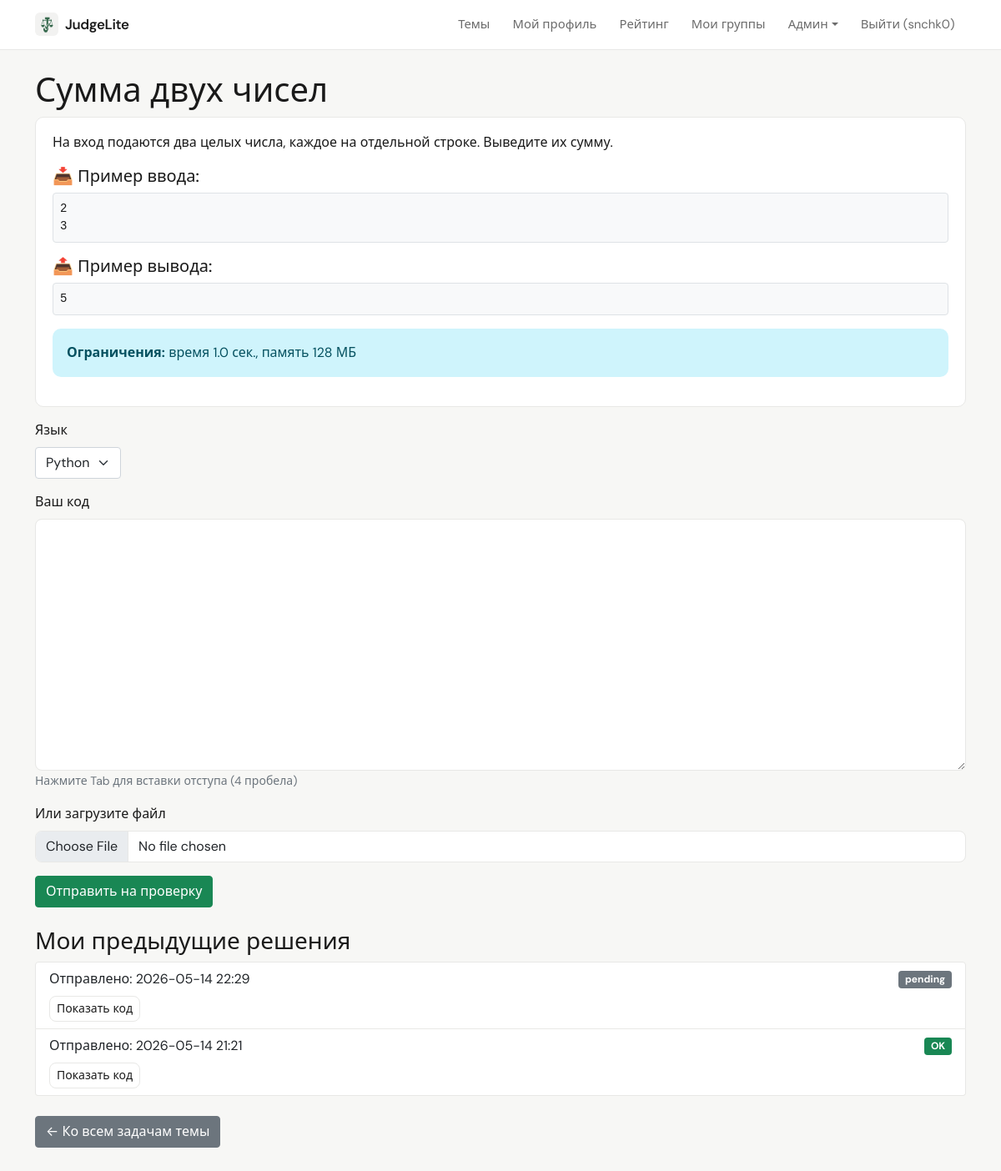
The app's page /task/1 (signed in) with its own data.
### data/users.py (models this page shows, shortened)
class User(SqlAlchemyBase, UserMixin, SerializerMixin):
    __tablename__ = 'users'
    id = sqlalchemy.Column(sqlalchemy.Integer, primary_key=True, autoincrement=True)
    name = sqlalchemy.Column(sqlalchemy.String, nullable=True)
    about = sqlalchemy.Column(sqlalchemy.String, nullable=True)
    email = sqlalchemy.Column(sqlalchemy.String, index=True, unique=True, nullable=True)
    hashed_password = sqlalchemy.Column(sqlalchemy.String, nullable=True)
    created_date = sqlalchemy.Column(sqlalchemy.DateTime, default=datetime.datetime.now)
    is_admin = sqlalchemy.Column(sqlalchemy.Boolean, default=False)
    is_super_admin = sqlalchemy.Column(sqlalchemy.Boolean, default=False)
    avatar_filename = sqlalchemy.Column(sqlalchemy.String, nullable=True)  # новое поле
    submissions = orm.relationship("Submission", back_populates="user")

### data/tasks.py (models this page shows)
class Task(SqlAlchemyBase):
    __tablename__ = 'tasks'
    id = sqlalchemy.Column(sqlalchemy.Integer, primary_key=True, autoincrement=True)
    title = sqlalchemy.Column(sqlalchemy.String, nullable=False)
    description = sqlalchemy.Column(sqlalchemy.Text, nullable=False)
    input_example = sqlalchemy.Column(sqlalchemy.Text, nullable=True)
    output_example = sqlalchemy.Column(sqlalchemy.Text, nullable=True)
    tests_json = sqlalchemy.Column(sqlalchemy.Text, nullable=False)
    time_limit = sqlalchemy.Column(sqlalchemy.Float, default=2.0)
    memory_limit = sqlalchemy.Column(sqlalchemy.Integer, default=128)
    topic_id = sqlalchemy.Column(sqlalchemy.Integer, sqlalchemy.ForeignKey("topics.id"))
    topic = orm.relationship("Topic", back_populates="tasks")
    submissions = orm.relationship("Submission", back_populates="task")

### data/submissions.py (models this page shows)
class Submission(SqlAlchemyBase):
    __tablename__ = 'submissions'
    id = sqlalchemy.Column(sqlalchemy.Integer, primary_key=True, autoincrement=True)
    code = sqlalchemy.Column(sqlalchemy.Text, nullable=False)
    language = sqlalchemy.Column(sqlalchemy.String, default='python')
    status = sqlalchemy.Column(sqlalchemy.String, default='pending')
    details = sqlalchemy.Column(sqlalchemy.Text, nullable=True)
    created_at = sqlalchemy.Column(sqlalchemy.DateTime, default=datetime.datetime.now)
    execution_time = sqlalchemy.Column(sqlalchemy.Float, nullable=True)
    used_memory = sqlalchemy.Column(sqlalchemy.Integer, nullable=True)
    user_id = sqlalchemy.Column(sqlalchemy.Integer, sqlalchemy.ForeignKey("users.id"))
    task_id = sqlalchemy.Column(sqlalchemy.Integer, sqlalchemy.ForeignKey("tasks.id"))
    user = orm.relationship("User", back_populates="submissions")
    task = orm.relationship("Task", back_populates="submissions")

### app.py (the view, shortened to what this page needs)
@app.route('/task/<int:task_id>', methods=['GET', 'POST'])
@login_required
def task_detail(task_id):
    form = SubmissionForm()
    task = None
    with db_session.session_scope() as session:
        task = session.query(Task).get(task_id)
        if not task:
            flash('Задача не найдена', 'danger')
            return redirect(url_for('topics_list'))
        previous_submissions = session.query(Submission).filter(
            Submission.task_id == task_id,
            Submission.user_id == current_user.id
        ).order_by(Submission.created_at.desc()).all()
    temp_code = flask_session.pop('temp_code', None)
    if temp_code:
        form.code.data = temp_code
    return render_template('task_detail.html', task=task, form=form, previous_submissions=previous_submissions)

### forms/task.py
class SubmissionForm(FlaskForm):
    code = TextAreaField('Ваш код', validators=[DataRequired()])
    file = FileField('Или загрузите файл')
    language = SelectField('Язык', choices=[('python', 'Python'), ('cpp', 'C++')], default='python')
    submit = SubmitField('Отправить на проверку')

### app.py (called while the page is built)
@login_manager.user_loader
def load_user(user_id):
    session = db_session.create_session()
    user = session.get(User, int(user_id))
    if user:
        _ = user.is_admin
        _ = user.is_super_admin
    session.close()
    return user

@app.context_processor
def inject_user():
    return dict(current_user=current_user)

### data/db_session.py (called while the page is built)
def create_session() -> Session:
    global __factory
    return __factory()

@contextmanager
def session_scope():
    session = create_session()
    try:
        yield session
        session.commit()
    except Exception:
        session.rollback()
        raise
    finally:
        session.close()

### templates/task_detail.html (shortened to what this page needs)
{% extends "base.html" %}
{% block content %}
<h1>{{ task.title }}</h1>
<div class="card app-card mb-3">
    <div class="card-body">
        <p>{{ task.description|safe }}</p>
        {% if task.input_example %}
            <h5>📥 Пример ввода:</h5>
            <pre class="bg-light p-2 border rounded">{{ task.input_example }}</pre>
        {% endif %}
        {% if task.output_example %}
            <h5>📤 Пример вывода:</h5>
            <pre class="bg-light p-2 border rounded">{{ task.output_example }}</pre>
        {% endif %}
        <div class="alert alert-info">
            <strong>Ограничения:</strong> время {{ task.time_limit }} сек., память {{ task.memory_limit }} МБ
        </div>
    </div>
</div>
<form method="POST" enctype="multipart/form-data">
    <div class="mb-3">
        {{ form.language.label(class="form-label") }}
        {{ form.language(class="form-select", style="width: auto;") }}
    </div>
    <div class="mb-3">
        {{ form.code.label(class="form-label") }}
        {{ form.code(class="form-control font-monospace", rows=12, id="code-editor") }}
        <small class="text-muted">Нажмите Tab для вставки отступа (4 пробела)</small>
    </div>
    <div class="mb-3">
        {{ form.file.label(class="form-label") }}
        {{ form.file(class="form-control") }}
    </div>
    {{ form.submit(class="btn btn-success") }}
</form>
{% if previous_submissions %}
<h3 class="mt-4">Мои предыдущие решения</h3>
<div class="list-group mb-3">
    {% for sub in previous_submissions %}
    <div class="list-group-item">
        <div class="d-flex justify-content-between align-items-center">
            <span>Отправлено: {{ sub.created_at.strftime('%Y-%m-%d %H:%M') }}</span>
            <span class="badge bg-{{ 'success' if sub.status=='OK' else 'danger' if sub.status in ['WA','RE','CE','TL'] else 'secondary' }}">
                {{ sub.status }}
            </span>
        </div>
        <button class="btn btn-sm btn-outline-secondary mt-2" type="button" data-bs-toggle="collapse" data-bs-target="#code-{{ sub.id }}">Показать код</button>
    </div>
    {% endfor %}
</div>
{% endif %}
<a href="{{ url_for('tasks_by_topic', topic_id=task.topic_id) }}" class="btn btn-secondary mt-2">← Ко всем задачам темы</a>
{% endblock %}

### templates/base.html (shortened to what this page needs)
<!doctype html>
<html lang="ru">
<head>
    <link href="https://cdn.jsdelivr.net/npm/bootstrap@5.0.2/dist/css/bootstrap.min.css" rel="stylesheet">
    <link href="{{ url_for('static', filename='app.css') }}" rel="stylesheet">
</head>
<body class="app-body {% block body_class %}{% endblock %}">
    <nav class="navbar navbar-expand-lg app-navbar">
        <div class="container">
            <a class="navbar-brand d-flex align-items-center gap-2" href="{{ url_for('index') }}">
                <img src="{{ url_for('static', filename='judgelite-mark.png') }}" alt="" class="app-brand-mark" width="28" height="28">
                <span>JudgeLite</span>
            </a>
            <div class="collapse navbar-collapse" id="navbarNav">
                <ul class="navbar-nav ms-auto">
                    <li class="nav-item"><a class="nav-link" href="{{ url_for('topics_list') }}">Темы</a></li>
                    {% if current_user.is_authenticated %}
                        <li class="nav-item"><a class="nav-link" href="{{ url_for('profile') }}">Мой профиль</a></li>
                        <li class="nav-item"><a class="nav-link" href="{{ url_for('rating') }}">Рейтинг</a></li>
                        <li class="nav-item"><a class="nav-link" href="{{ url_for('my_groups') }}">Мои группы</a></li>
                        {% if current_user.is_admin %}
                            <li class="nav-item dropdown">
                                <a class="nav-link dropdown-toggle" href="#" id="adminDropdown" role="button" data-bs-toggle="dropdown">Админ</a>
                            </li>
                        {% endif %}
                        <li class="nav-item"><a class="nav-link" href="{{ url_for('logout') }}">Выйти ({{ current_user.name }})</a></li>
                    {% else %}
                        <li class="nav-item"><a class="nav-link" href="{{ url_for('login') }}">Войти</a></li>
                        <li class="nav-item"><a class="nav-link" href="{{ url_for('register') }}">Регистрация</a></li>
                    {% endif %}
                </ul>
            </div>
        </div>
    </nav>
    <div class="container mt-4" style="padding-bottom: 80px;">
        {% block content %}{% endblock %}
    </div>
</body>
</html>

### static/app.css (style rules this page uses)
:root { --app-bg: #f7f7f5; --app-surface: #ffffff; --app-text: #1a1a1a; --app-muted: #6b6b6b; --app-border: #e8e8e6; --app-accent: #2d6a4f; --app-accent-hover: #1b4332; --app-radius: 10px; --app-font: "DM Sans", system-ui, -apple-system, "Segoe UI", Roboto, sans-serif; --chart-grid: rgba(0, 0, 0, 0.06); --chart-muted: #6b6b6b; --chart-donut-border: #ffffff; }
.app-brand-mark { border-radius: 6px; flex-shrink: 0; }
.app-body { font-family: var(--app-font); background-color: var(--app-bg); color: var(--app-text); min-height: 100vh; -webkit-font-smoothing: antialiased; }
.app-body .container.mt-4 { padding-bottom: 5rem !important; }
.app-navbar { background: var(--app-surface) !important; border-bottom: 1px solid var(--app-border) !important; padding-top: 0.65rem; padding-bottom: 0.65rem; }
.app-navbar .navbar-brand { font-weight: 600; letter-spacing: -0.02em; color: var(--app-text) !important; font-size: 1.05rem; }
.app-navbar .nav-link { color: var(--app-muted) !important; font-size: 0.925rem; padding: 0.5rem 0.85rem !important; border-radius: 6px; transition: color 0.15s ease, background 0.15s ease; }
.app-card { background: var(--app-surface); border: 1px solid var(--app-border); border-radius: var(--app-radius); box-shadow: none; }
.app-card .card-body { padding: 1.15rem 1.25rem; }
.app-body .btn-outline-secondary { border-radius: 8px; border-color: var(--app-border); color: var(--app-text); }
.app-body .form-control { border-radius: 8px; border-color: var(--app-border); }
.app-body .alert { border-radius: var(--app-radius); border: 1px solid transparent; }
.app-body .list-group-item { border-color: var(--app-border); }
.app-body .card { border: 1px solid var(--app-border); border-radius: var(--app-radius); box-shadow: none; }

### records on screen
User: name "snchk0"
Task: title "Сумма двух чисел", description "На вход подаются два целых числа, каждое на отдельной строке. Выведите их сумму.", input_example "2 3", output_example "5", time_limit "1.0", memory_limit "128"
Submission: created_at "2026-05-14 22:29", status "pending"
Submission: created_at "2026-05-14 21:21", status "OK"
